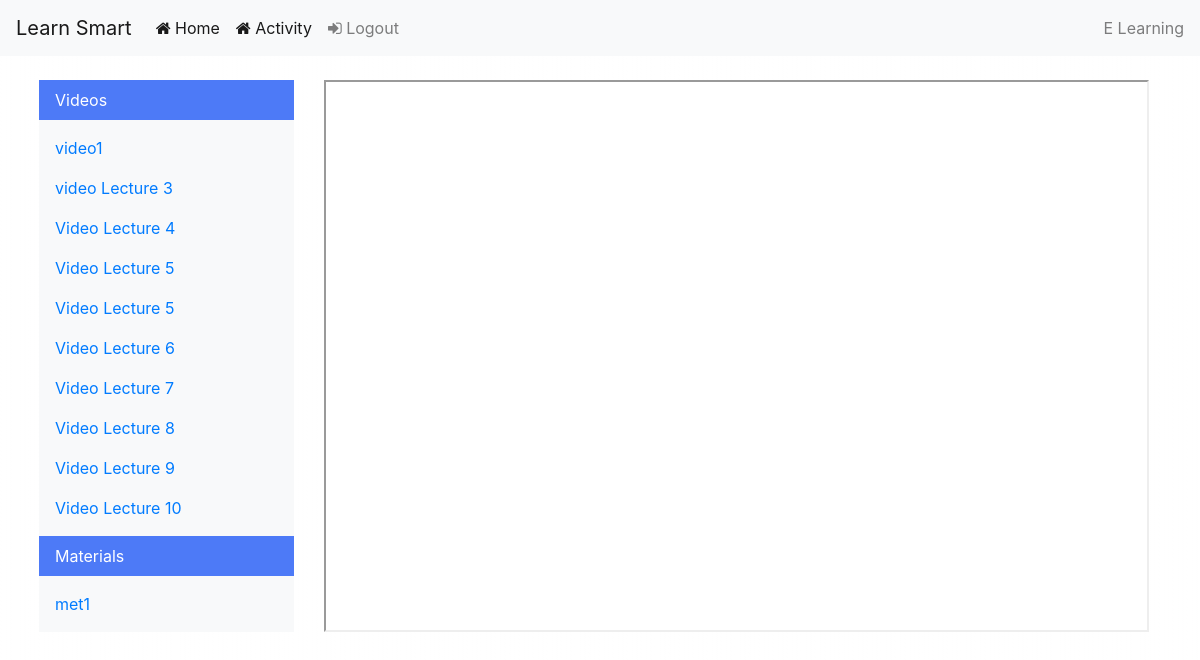
/dept/viewCourse12/ (signed in), run on the app's committed database.
### eLearning/models.py (models this page shows, shortened)
class Video(models.Model):
	title = models.CharField(max_length=10000)
	link = models.CharField(max_length=50000, null=True, blank=True)
	video = models.FileField(null=True, blank=True)
	uploaded_at = models.DateTimeField(default=datetime.now())
	tags = models.ManyToManyField(Tag, related_name='choice_videos', null=True, blank=True)
	course = models.ForeignKey('CourseTutorial', related_name='choice_videos', on_delete=models.CASCADE, null=True, blank=True)

class Material(models.Model):
	name = models.CharField(max_length=25555)
	met = models.FileField()
	course = models.ForeignKey('CourseTutorial', related_name='choice_materials', on_delete=models.CASCADE, null=True, blank=True)
	tags = models.ManyToManyField(Tag, related_name='choice_materials', null=True, blank=True)
	uploaded_at = models.DateTimeField(default=datetime.now())

### eLearning/decorators.py (the view)
	def wrapper(request, login_url='eLearning:login', *args, **kwargs):
		if not 'dept_id' in request.session:
			request.session['url_to_go'] = request.get_full_path()
			return redirect(login_url)
		else:
			return function(request, *args, **kwargs)

### eLearning/views.py (called while the page is built, shortened)
def get_dept(request):
	return Department.objects.get(id=request.session['dept_id'])

@dept_login_required
def viewCourseDept(request, tut_id):
	dept = get_dept(request)
	tut = CourseTutorial.objects.get(id=tut_id)
	if request.method=='GET':
		if 'paramMet' in request.GET:
			met_id = int(request.GET['paramMet'])
			met = Material.objects.get(id=met_id)
			return render(request, 'eLearning/dept/viewCourse.html', {'tut': tut, 'met_id': met_id, 'met': met})
		else:
			whatToClick = None
			if not tut.videos.all().count()==0:
				whatToClick = "Video"
			elif not tut.materials.all().count()==0:
				whatToClick = "Met"
			return render(request, 'eLearning/dept/viewCourse.html', {'tut': tut, 'whatToClick': whatToClick})
	return render(request, 'eLearning/dept/viewCourse.html', {'tut': tut, 'dept': dept})

### eLearning/templates/eLearning/dept/viewCourse.html (shortened to what this page needs)
{% extends 'baseDepartment.html' %}
{% block body %}
<div class="container">
	<div class="row">
		<div class="col-lg-3 col-md-3 col-sm-12 col-xs-12">
			<a class="video-menu nav-link" href="#"> Videos        </a>
			<nav class="navbar bg-light video-drop">
			  <ul class="navbar-nav">
			  	{% for item in tut.videos.all %}
			    <li class="nav-item">
			      <a class="nav-link t_vid{{forloop.counter}}" href="{% url 'eLearning:viewCourseDept' tut.id %}?paramvid={{item.id}}"> {{ item.title }} </a>
			    </li>
			    {% endfor %}
				</ul>
			</nav>
			<a class="material-menu nav-link" href="#"> Materials   <span class='fa fa-plus plus2'  style='color: white;'>  </a>
			<nav class="navbar bg-light material-drop">
			  <ul class="navbar-nav">
			    {% for item in tut.materials.all %}
			    <li class="nav-item">
			      <a class="nav-link t_met{{forloop.counter}}" href="{% url 'eLearning:viewCourseDept' tut.id %}?paramMet={{item.id}}"> {{ item.name }} </a>
			    </li>
			    {% endfor %}
			  </ul>
			</nav>
		</div>
		<div class='col-lg-9 col-md-9 col-sm-12 col-xs-12'>
			{% if vid %}
			<div>
				{% if isvideo %}
				<iframe class="vid" width="1000" height="600" src="{{ vid.video.url }}"></iframe>
				{% else %}
				<iframe class="vid" width="1000" height="600" src="{{ vid.link }}" id="toShow"></iframe>
				<script>
					var url= ("{{ vid.link }}").replace('watch?v=','embed/');
					$('#toShow').attr('src', url);
				</script>
				{% endif %}
			</div>
			<script>
				//if(window.innerWidth <= 767){
					var n1 = 0;
				 	$('.video-menu').on('click',function(){
							if(n1%2==0)
							{
								$('.video-drop').css('display','block');
								$('.minus1').css('display','inline');
								$('.plus1').css('display','none');
								n1 = n1+1;
							}
							else
								{
									$('.video-drop').css('display','none');
									$('.minus1').css('display','none');
									$('.plus1').css('display','inline');
									n1 = n1+1;
								}
							});
							var n2=0;
				$('.material-menu').on('click',function(){
					if(n2%2==0)
					{
					$('.material-drop').css('display','block');
					$('.plus2').css('display','none');
					$('.minus2').css('display','inline');
					n2=n2+1;
				}
				else
				{
				$('.material-drop').css('display','none');
				$('.plus2').css('display','inline');
				$('.minus2').css('display','none');
				n2 = n2+1;
			}
			})
			//}
			</script>
			{% else %}
				<iframe width="420" height="315" src="{{ met.met.url }}" style="background-color: white; width: 100%; height: 100%;"></iframe>
			{% endif %}
		</div>
	</div>
</div>
{% endblock %}

### eLearning/templates/eLearning/dept/viewCourse.html (style rules this page uses)
.container { margin: 2%; }
@media screen and (min-width: 431px) { .video-menu { background-color: #4D7AF7; color: white; } }
@media screen and (min-width: 431px) { .material-menu { background-color: #4D7AF7; color: white; } }
@media screen and (min-width: 768px) { .video-drop { display:block; } }
@media screen and (min-width: 768px) { .material-drop { display:block; } }

### data on the page
Video: title "video1"
Video: title "video Lecture 3"
Video: title "Video Lecture 4"
Video: title "Video Lecture 5"
Video: title "Video Lecture 5"
Video: title "Video Lecture 6"
Video: title "Video Lecture 7"
Video: title "Video Lecture 8"
Video: title "Video Lecture 9"
Video: title "Video Lecture 10"
Material: name "met1"
